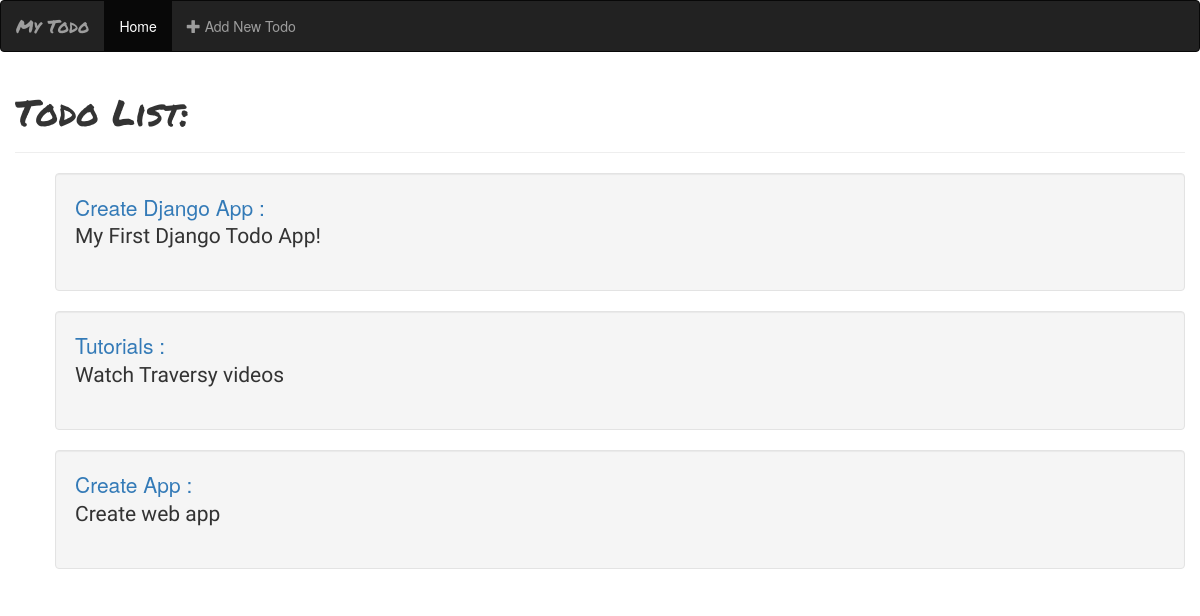
Before: / with the older database file.
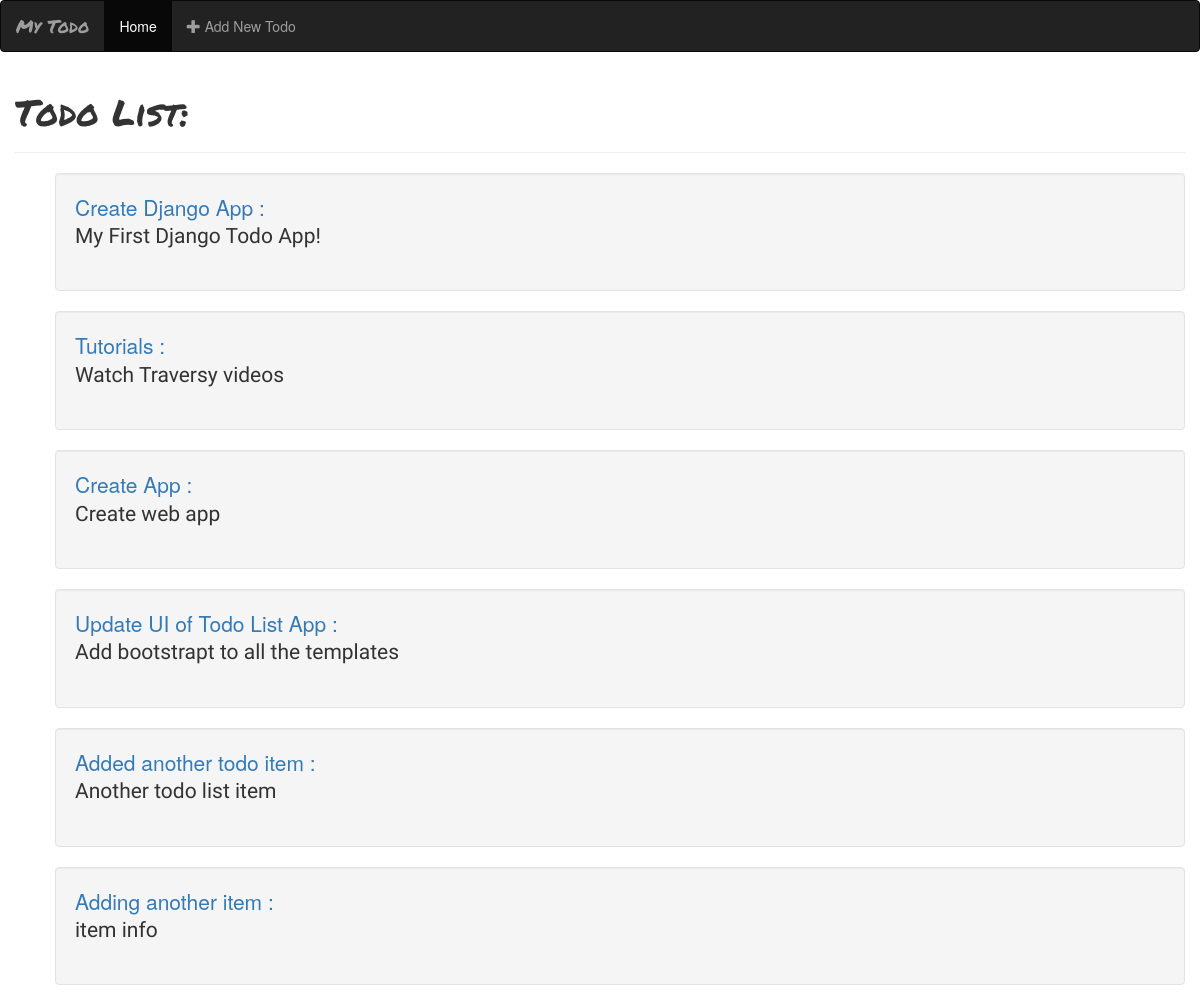
After: the same page with the newer database file.
### todos/models.py (models this page shows, shortened)
class Todo(models.Model):
    title=models.CharField(max_length=200)
    text=models.TextField()
    created_at=models.DateTimeField(default=datetime.now,blank=True)

### todos/views.py (the view)
# urls.py: url(r'^$', views.index,name='index'),
def index(request):
    todos=Todo.objects.all()
    context={
    'todos':todos
    }
    return render(request,'index.html',context)

### todos/templates/index.html
{% extends 'base.html' %}
{%block body%}
<h1> Todo List: </h1>
<hr>
<ul>
    {%for todo in todos%}
    <li class="well"><a href="details/{{todo.id}}" class="lead"> {{todo.title}} :</a><br/>
    <p class="lead">{{todo.text}}</p>
    </li>
    {%endfor%}
</ul>
{% endblock %}

### todos/templates/base.html (shortened to what this page needs)
<!DOCTYPE html>
<html>
<head>
    {% load staticfiles %}
    <link rel="stylesheet" href="https://maxcdn.bootstrapcdn.com/bootstrap/3.3.7/css/bootstrap.min.css">
    <link rel="stylesheet" href="{% static 'css/styles.css' %}">
</head>
<body>
<nav class="navbar navbar-inverse">
  <div class="container-fluid">
    <div class="navbar-header">
      <a class="navbar-brand" href="{% url 'index' %}" style="font-family: 'Permanent Marker', cursive;">My Todo</a>
    </div>
    <div class="collapse navbar-collapse" id="bs-example-navbar-collapse-1">
      <ul class="nav navbar-nav">
      {% url 'index' as home %}
      {% url 'add' as add %}
        <li{% if request.path == home %} class="active" {% endif %}><a href="{% url 'index' %}">Home<span class="sr-only">(current)</span></a></li>
        <li {% if request.path == add %} class="active" {% endif %}><a href="{% url 'add' %}"><span class="glyphicon glyphicon-plus" aria-hidden="true"></span> Add New Todo</a></li>
      </ul>
    </div>
  </div>
</nav>
<div class="container-fluid">
{% block body %}
{% endblock %}
</div>
</body>
</html>

### todos/static/css/styles.css (style rules this page uses)
a { text-decoration: none; }
li { list-style-type: none; }
p { font-family: 'Cantarell', sans-serif; }
h1 { font-family: 'Permanent Marker', cursive; }

Changed rows visible on the page:
added Todo: title "Update UI of Todo List App", text "Add bootstrapt to all the templates"
added Todo: title "Added another todo item", text "Another todo list item"
added Todo: title "Adding another item", text "item info"
